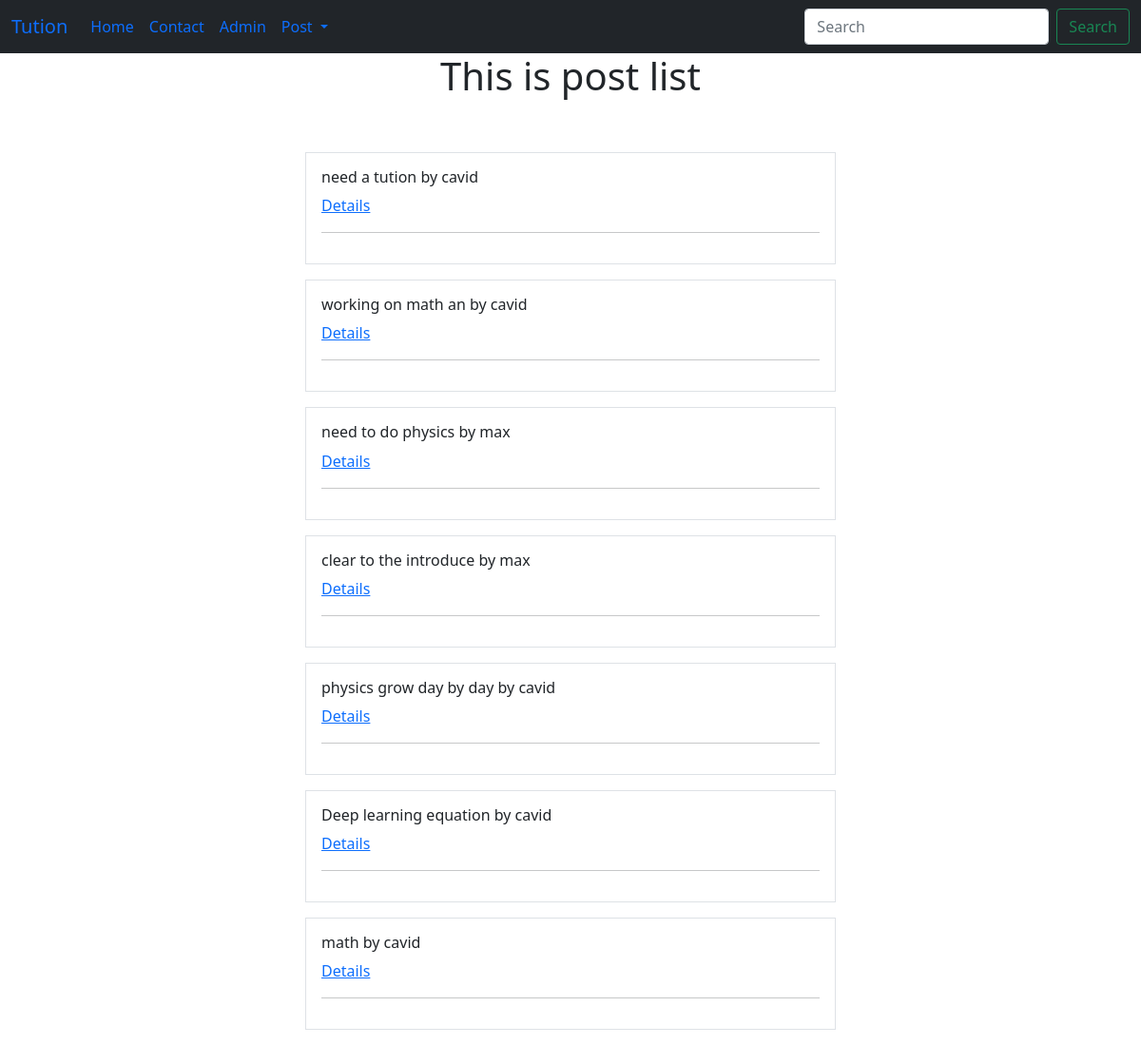
The page /tuition/postlist/ on the database as committed earlier.
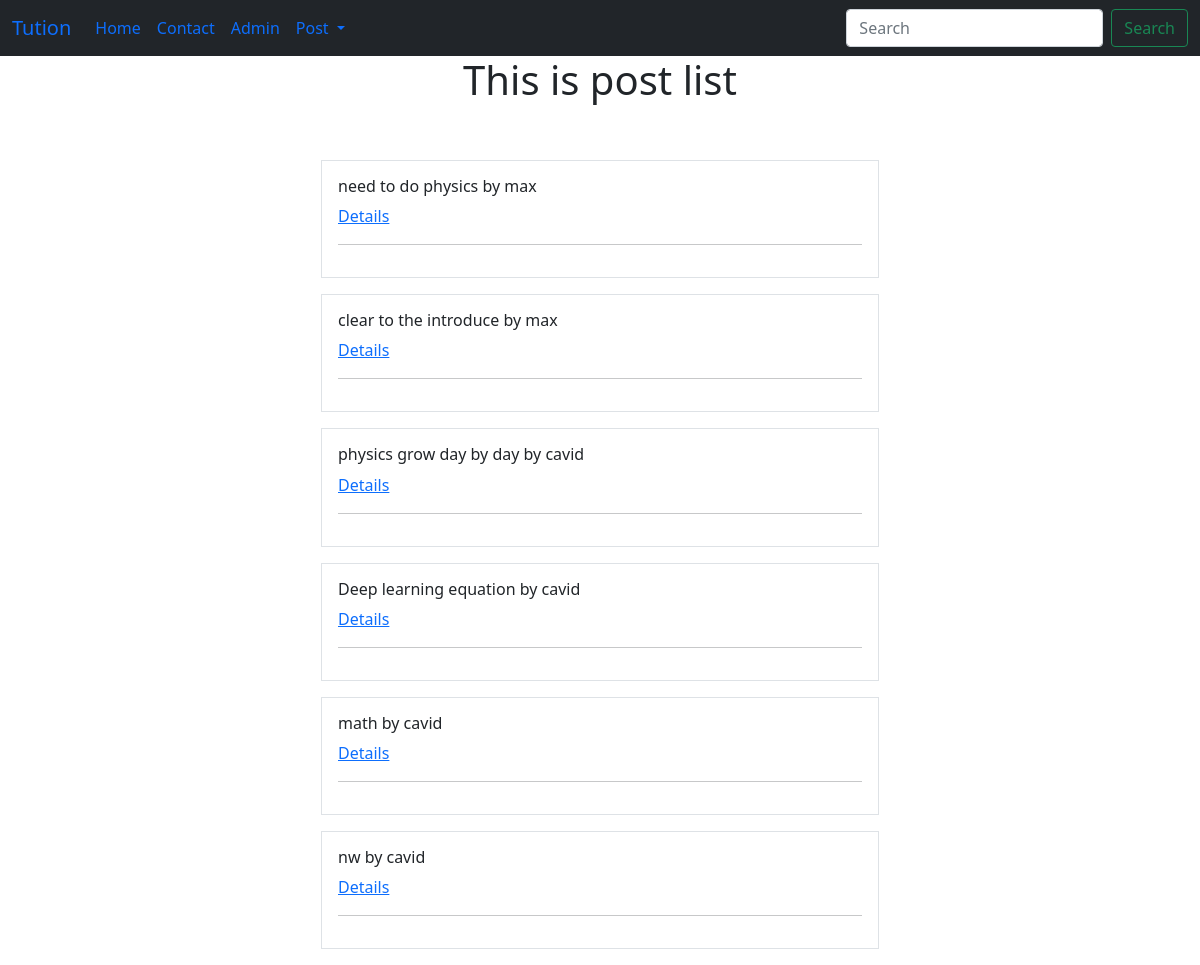
The same page on the database as committed later.
### tuition/models.py (models this page shows, shortened)
class Post(models.Model):
    CATEGORY=(
        ('Teacher','Teacher'),
        ('Student','Student'),
    )
    MEDIUM=(
        ('Bangla','Bangla'),
        ('English','English'),
        ('Urdu','Urdu'),
        ('Hinig','Hindi'),
        ('Arabic','Arabic'),
    )
    user = models.ForeignKey(User, on_delete=models.CASCADE, blank=True, null=True)
    id = models.AutoField(primary_key=True)
    title = models.CharField(max_length=100)
    slug = models.CharField(max_length=100, default=title)
    email = models.EmailField()
    slary = models.FloatField()
    details = models.TextField()
    available = models.BooleanField()
    category = models.CharField(max_length=100, choices=CATEGORY)
    created_at = models.DateTimeField(default=now)
    image = models.ImageField(default='tuition/images/default.jpg',upload_to='tuition/images')
    medium = MultiSelectField(max_length=100, max_choices=5, choices=MEDIUM, default= "Bangla")
    subject = models.ManyToManyField(Subject, related_name='subject_set')
    class_in = models.ManyToManyField(Class_in, related_name='class_set')

### tuition/views.py (the view)
# urls.py: path('postlist/',PostListView.as_view(),name="postlist"),
class PostListView(ListView):
    template_name = 'tuition/postlist.html'
    queryset = Post.objects.all()
    context_object_name = 'posts'
    def get_context_data(self, *args, **kwargs):
        context = super().get_context_data(*args, **kwargs)
        context['posts'] = context.get('object_list')
        context['msg'] = 'This is post list'
        return context

### templates/tuition/postlist.html
{% extends 'basic.html' %}
{% block body %}
<div class="container">
    <h1 class="text-center">{{msg}}</h1><br><br>
    {% for p in posts %}
    <div class="col-md-6 offset-md-3 mb-3 p-3 border">
        <h6>{{p.title}}
            by {{p.user.username}}</h6>
        <a href="/tuition/postdetail/{{p.id}}">Details</a>
        <hr>
    </div>
    {% endfor %}
    {% endblock body %}

Rows that differ between the two databases and show on the page:
removed Post: title "need a tution", user.username "cavid"
removed Post: title "working on math an", user.username "cavid"
added Post: title "nw", user.username "cavid"
